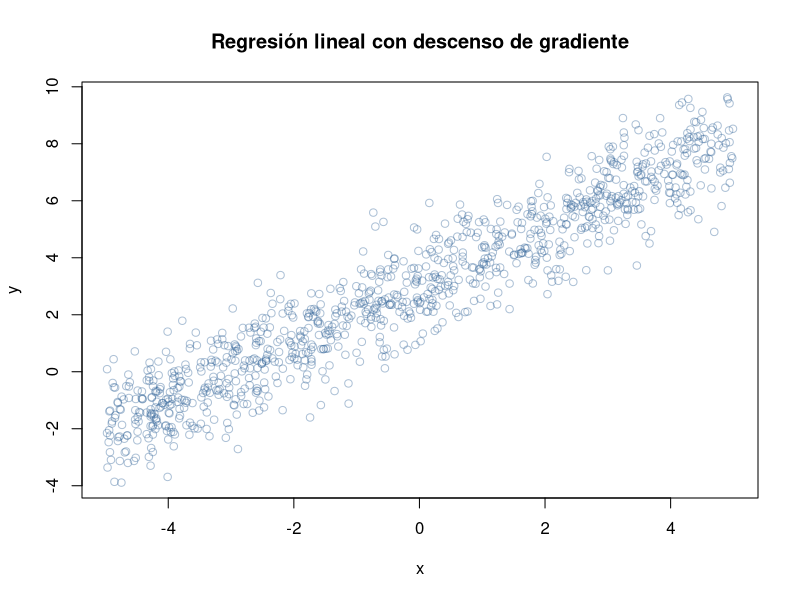
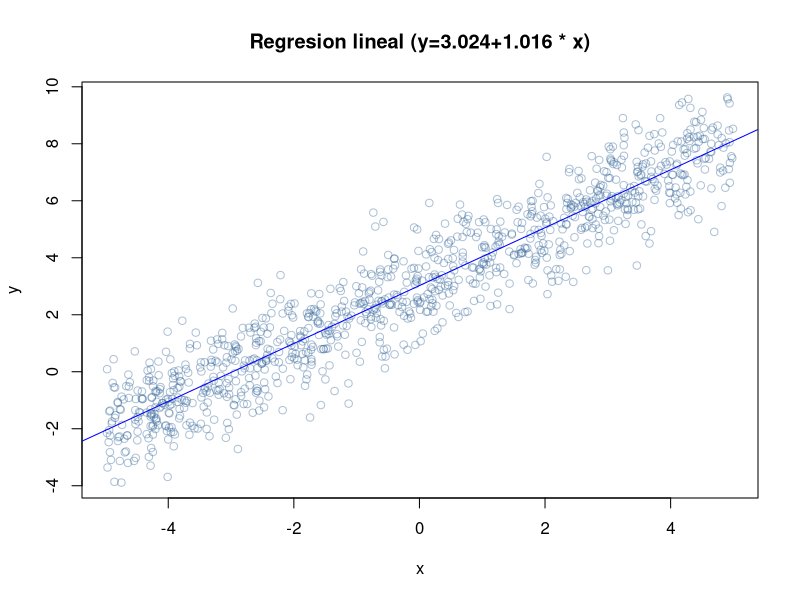
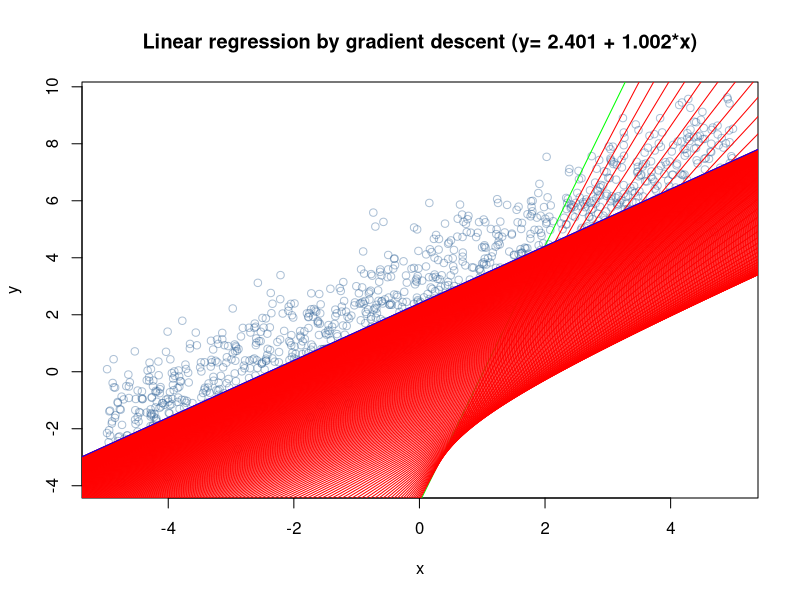

The R script that drew these images, in order:
## ---- chunk 1
knitr::opts_chunk$set(echo = TRUE)
## ---- chunk 2
rm(list=ls())
## ---- chunk 3
x <- runif(1000, -5, 5)
y <- x + rnorm(1000) + 3
plot(x,y, col=rgb(0.2,0.4,0.6,0.4), main='Regresión lineal con descenso de gradiente')
## ---- chunk 4
res <- lm( y ~ x )

m <- round(as.numeric(res$coefficients['(Intercept)']), 3)
b <- round(as.numeric(res$coefficients['x']), 3)

c(m, b)

titulo = paste('Regresion lineal (y=',m,'+',b," * x)", sep='')

plot(x,y, col=rgb(0.2,0.4,0.6,0.4), main= titulo) + abline(res, col='blue')
## ---- chunk 5
cost <- function(X, y, theta) {
  sum( (X %*% theta - y)^2 ) / (2*length(y))
}
## ---- chunk 6
  # Tasa de crecimiento
  alpha <- 0.01
  
  # Número máximo de iteraciones
  num_iters <- 250
## ---- chunk 7
cost_history <- double(num_iters)
theta_history <- list(num_iters)
## ---- chunk 8
theta <- matrix(c(runif(1, -5, 5), runif(1, -5, 5)), nrow=2)

# agregamos una columna de valor 1
X <- cbind(1, matrix(x))
i <-1
# Descenso del gradiente
while(i <= num_iters ){
  #Error en lo predicho vs lo real
  error <- (X %*% theta - y)
  
  delta <- t(X) %*% error / length(y)
  #Nuevos parametros
  theta <- theta - alpha * delta
  
  #Almacenamos el costo
  cost_history[i] <- cost(X, y, theta)
  #Almacenamos los parametros
  theta_history[[i]] <- theta
  i <- i+1
}

m <- round(theta[1,1], 3)
b <- round(theta[2,1], 3)

titulo = paste('Linear regression by gradient descent (y= ',m,' + ',b,"*x)", sep='')

plot(x,y, col=rgb(0.2,0.4,0.6,0.4), main=titulo)
for (i in 1:num_iters) {
  color = ifelse(i==1, 'green', 'red')
  abline(coef=theta_history[[i]], col=color)
}
abline(coef=theta, col='blue')
